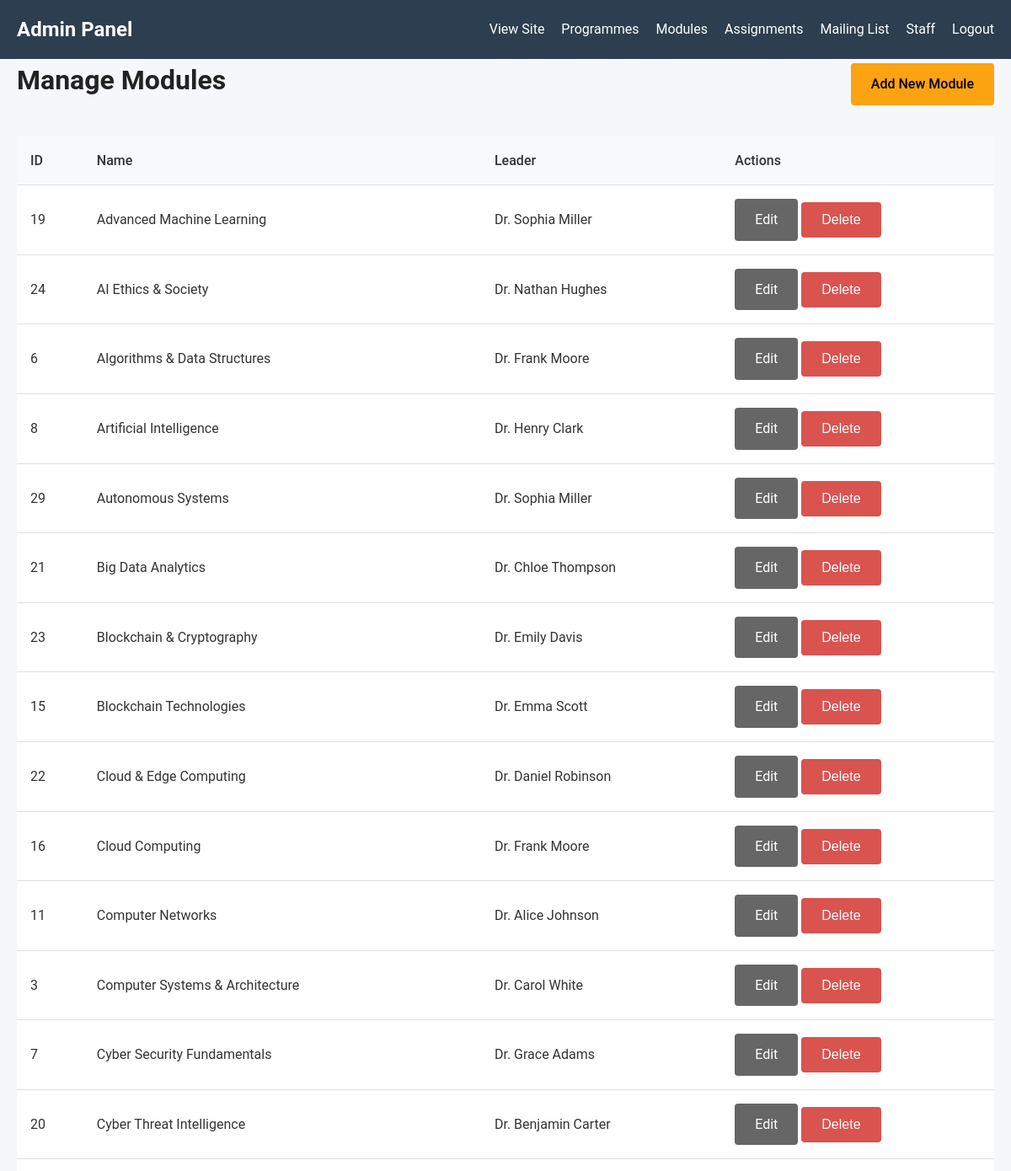
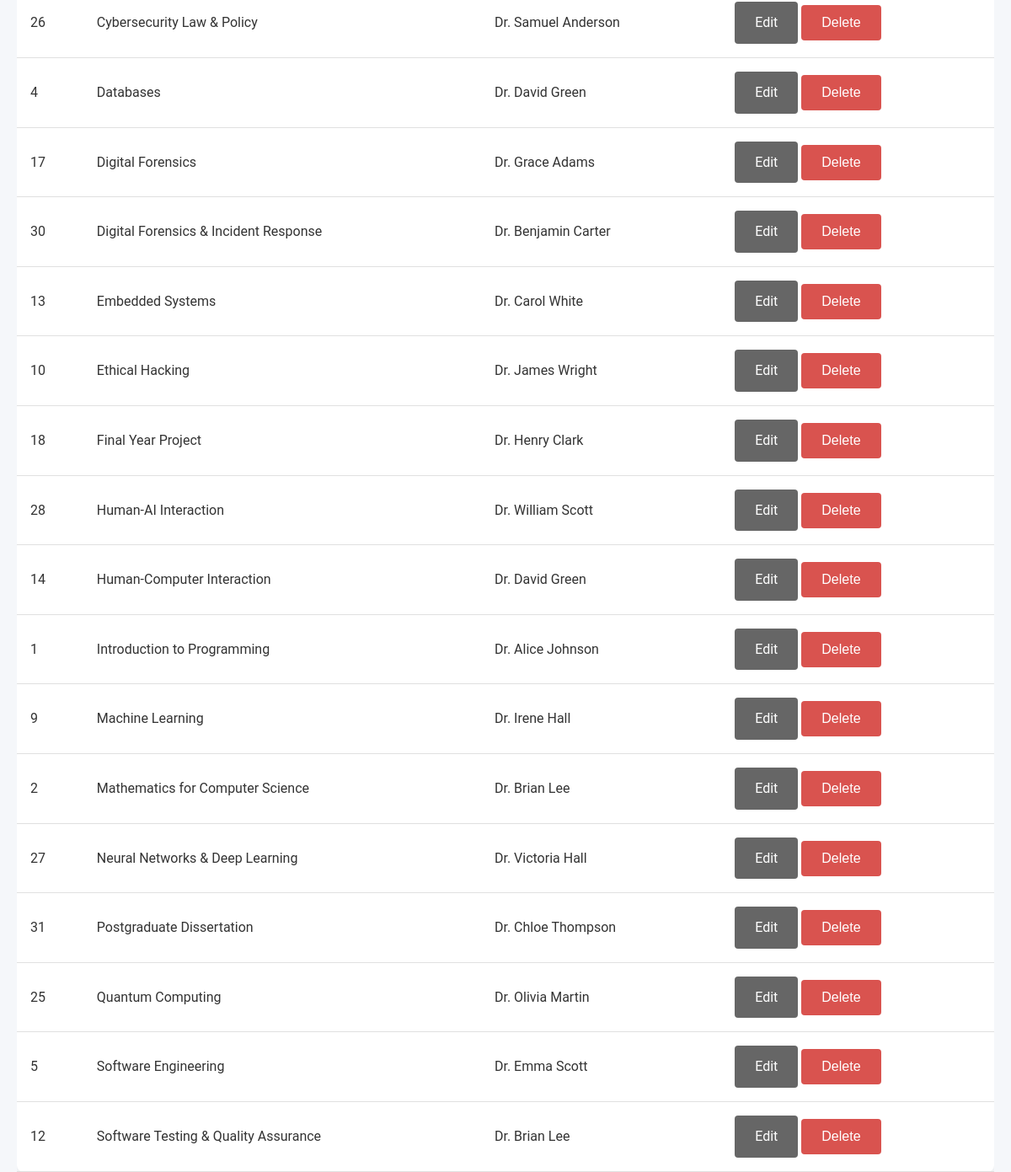
The app's page /admin/modules (signed in) with its own data (2 pictures, top to bottom).
### tables this page shows
CREATE TABLE Modules (
    ModuleID INTEGER PRIMARY KEY,
    ModuleName TEXT NOT NULL,
    ModuleLeaderID INTEGER,
    Description TEXT,
    Image TEXT,
    FOREIGN KEY (ModuleLeaderID) REFERENCES Staff(StaffID)
);

CREATE TABLE Staff (
    StaffID INTEGER PRIMARY KEY,
    Name TEXT NOT NULL,
    Email VARCHAR(255) NULL UNIQUE,
    PasswordHash VARCHAR(255) NULL
);

### src/Core/Controller.php (called while the page is built, shortened)
<?php
class Controller
{
    protected function render(string $view, array $data = []): string
    {
        return View::render($view, $data);
    }
}

### src/Controllers/Admin/ModuleController.php (called while the page is built, shortened)
<?php
class ModuleController extends Controller
{
    public function index()
    {
        $modules = Module::all();
        return $this->render('admin/modules/index', [
            'title' => 'Manage Modules',
            'modules' => $modules
        ]);
    }
}

### src/Core/Router.php (called while the page is built, shortened)
<?php
class Router
{
    private array $routes = [];
    private function addRoute(string $method, string $path, array $handler): void
    {
        $regex = preg_replace('/\{([a-zA-Z0-9_]+)\}/', '(?P<\1>[a-zA-Z0-9_-]+)', $path);
        $regex = "#^" . $regex . "$#";
        $this->routes[] = [
            'method'  => $method,
            'pattern' => $regex,
            'controller' => $handler[0],
            'action'     => $handler[1],
            'path'       => $path
        ];
    }
    public function dispatch(string $method, string $uri)
    {
        $uri = parse_url($uri, PHP_URL_PATH);
        foreach ($this->routes as $route) {
            if ($route['method'] === $method && preg_match($route['pattern'], $uri, $matches)) {
                $params = array_filter($matches, 'is_string', ARRAY_FILTER_USE_KEY);
                $controllerName = $route['controller'];
                $action = $route['action'];
                if (class_exists($controllerName)) {
                    $controller = new $controllerName();
                    if (method_exists($controller, $action)) {
                        return call_user_func_array([$controller, $action], $params);
                    }
                }
            }
        }
        throw new \Exception("Route not found: $uri");
    }
}

### public/index.php (called while the page is built, shortened)
<?php
require_once __DIR__ . '/../src/Helpers/functions.php';
$app = new \App\Core\App();
require_once __DIR__ . '/../src/Routes/admin.php';
$app->run();

### src/Helpers/functions.php (called while the page is built, shortened)
<?php
if (!function_exists('url')) {
    function url(string $path = ''): string {
        $baseDir = dirname($_SERVER['SCRIPT_NAME']);
        $baseDir = str_replace('\\', '/', $baseDir);
        if ($baseDir === '/') {
            $baseDir = '';
        }
        $path = ltrim($path, '/');
        return $baseDir . '/' . $path;
    }
}

### src/Models/Module.php (called while the page is built, shortened)
<?php
class Module
{
    public static function all(): array
    {
        $db = Database::getConnection();
        return $db->query("SELECT m.*, s.Name as LeaderName
                           FROM Modules m
                           LEFT JOIN Staff s ON m.ModuleLeaderID = s.StaffID
                           ORDER BY m.ModuleName")->fetchAll(PDO::FETCH_ASSOC);
    }
}

### src/Views/admin/modules/index.php (the view, shortened to what this page needs)
<div class="admin-header">
    <h1>Manage Modules</h1>
    <a href="<?= url('/admin/modules/create') ?>" class="btn btn-primary">Add New Module</a>
</div>
<div class="table-responsive">
    <table class="admin-table">
        <thead>
            <tr>
                <th>ID</th>
                <th>Name</th>
                <th>Leader</th>
                <th>Actions</th>
            </tr>
        </thead>
        <tbody>
            <?php foreach($modules as $mod): ?>
                <tr>
                    <td><?= $mod['ModuleID'] ?></td>
                    <td><?= htmlspecialchars($mod['ModuleName']) ?></td>
                    <td><?= htmlspecialchars($mod['LeaderName'] ?? 'None') ?></td>
                    <td class="actions">
                        <a href="<?= url('/admin/modules/edit/' . $mod['ModuleID']) ?>" class="btn btn-sm btn-secondary">Edit</a>
                        <form action="<?= url('/admin/modules/delete/' . $mod['ModuleID']) ?>" method="POST" class="inline-form" onsubmit="return confirm('Delete this module?');">
                            <button type="submit" class="btn btn-sm btn-danger">Delete</button>
                        </form>
                    </td>
                </tr>
            <?php endforeach; ?>
        </tbody>
    </table>
</div>

### public/assets/css/app.css (style rules this page uses)
* { box-sizing: border-box; margin: 0; padding: 0; }
:root { --primary-color: #0b3d91; --secondary-color: #fca311; --text-color: #333; --bg-color: #fff; --light-bg: #f5f7fa; --danger-color: #d9534f; --success-color: #5cb85c; --border-color: #e0e0e0; }
body { font-family: 'Roboto', sans-serif; color: var(--text-color); background-color: var(--bg-color); line-height: 1.6; }
a { color: var(--primary-color); text-decoration: none; }
h1, h2, h3 { margin-bottom: 0.5rem; color: #222; }
.btn { display: inline-block; padding: 0.75rem 1.5rem; border: none; border-radius: 4px; cursor: pointer; font-size: 1rem; text-align: center; text-decoration: none; }
.btn-primary { background-color: var(--secondary-color); color: #000; font-weight: 500; }
.btn-secondary { background-color: #666; color: white; }
.btn-danger { background-color: var(--danger-color); color: white; }
.admin-body { background-color: var(--light-bg); }
.admin-header { display: flex; justify-content: space-between; align-items: center; margin-bottom: 2rem; }
.table-responsive { overflow-x: auto; }
.admin-table { width: 100%; border-collapse: collapse; background: white; box-shadow: 0 2px 4px rgba(0,0,0,0.05); border-radius: 8px; }
.admin-table th, .admin-table td { padding: 1rem; text-align: left; border-bottom: 1px solid var(--border-color); }
.admin-table th { background: #f8f9fa; font-weight: 500; }
.inline-form { display: inline; }

### records on screen
modules: ModuleID "19", ModuleName "Advanced Machine Learning", ModuleLeaderID.Name "Dr. Sophia Miller"
modules: ModuleID "24", ModuleName "AI Ethics & Society", ModuleLeaderID.Name "Dr. Nathan Hughes"
modules: ModuleID "6", ModuleName "Algorithms & Data Structures", ModuleLeaderID.Name "Dr. Frank Moore"
modules: ModuleID "8", ModuleName "Artificial Intelligence", ModuleLeaderID.Name "Dr. Henry Clark"
modules: ModuleID "29", ModuleName "Autonomous Systems", ModuleLeaderID.Name "Dr. Sophia Miller"
modules: ModuleID "21", ModuleName "Big Data Analytics", ModuleLeaderID.Name "Dr. Chloe Thompson"
modules: ModuleID "23", ModuleName "Blockchain & Cryptography", ModuleLeaderID.Name "Dr. Emily Davis"
modules: ModuleID "15", ModuleName "Blockchain Technologies", ModuleLeaderID.Name "Dr. Emma Scott"
modules: ModuleID "22", ModuleName "Cloud & Edge Computing", ModuleLeaderID.Name "Dr. Daniel Robinson"
modules: ModuleID "16", ModuleName "Cloud Computing", ModuleLeaderID.Name "Dr. Frank Moore"
modules: ModuleID "11", ModuleName "Computer Networks", ModuleLeaderID.Name "Dr. Alice Johnson"
modules: ModuleID "3", ModuleName "Computer Systems & Architecture", ModuleLeaderID.Name "Dr. Carol White"
modules: ModuleID "7", ModuleName "Cyber Security Fundamentals", ModuleLeaderID.Name "Dr. Grace Adams"
modules: ModuleID "20", ModuleName "Cyber Threat Intelligence", ModuleLeaderID.Name "Dr. Benjamin Carter"
modules: ModuleID "26", ModuleName "Cybersecurity Law & Policy", ModuleLeaderID.Name "Dr. Samuel Anderson"
modules: ModuleID "4", ModuleName "Databases", ModuleLeaderID.Name "Dr. David Green"
modules: ModuleID "17", ModuleName "Digital Forensics", ModuleLeaderID.Name "Dr. Grace Adams"
modules: ModuleID "30", ModuleName "Digital Forensics & Incident Response", ModuleLeaderID.Name "Dr. Benjamin Carter"
modules: ModuleID "13", ModuleName "Embedded Systems", ModuleLeaderID.Name "Dr. Carol White"
modules: ModuleID "10", ModuleName "Ethical Hacking", ModuleLeaderID.Name "Dr. James Wright"
modules: ModuleID "18", ModuleName "Final Year Project", ModuleLeaderID.Name "Dr. Henry Clark"
modules: ModuleID "28", ModuleName "Human-AI Interaction", ModuleLeaderID.Name "Dr. William Scott"
modules: ModuleID "14", ModuleName "Human-Computer Interaction", ModuleLeaderID.Name "Dr. David Green"
modules: ModuleID "1", ModuleName "Introduction to Programming", ModuleLeaderID.Name "Dr. Alice Johnson"
modules: ModuleID "9", ModuleName "Machine Learning", ModuleLeaderID.Name "Dr. Irene Hall"
modules: ModuleID "2", ModuleName "Mathematics for Computer Science", ModuleLeaderID.Name "Dr. Brian Lee"
modules: ModuleID "27", ModuleName "Neural Networks & Deep Learning", ModuleLeaderID.Name "Dr. Victoria Hall"
modules: ModuleID "31", ModuleName "Postgraduate Dissertation", ModuleLeaderID.Name "Dr. Chloe Thompson"
modules: ModuleID "25", ModuleName "Quantum Computing", ModuleLeaderID.Name "Dr. Olivia Martin"
modules: ModuleID "5", ModuleName "Software Engineering", ModuleLeaderID.Name "Dr. Emma Scott"
modules: ModuleID "12", ModuleName "Software Testing & Quality Assurance", ModuleLeaderID.Name "Dr. Brian Lee"
